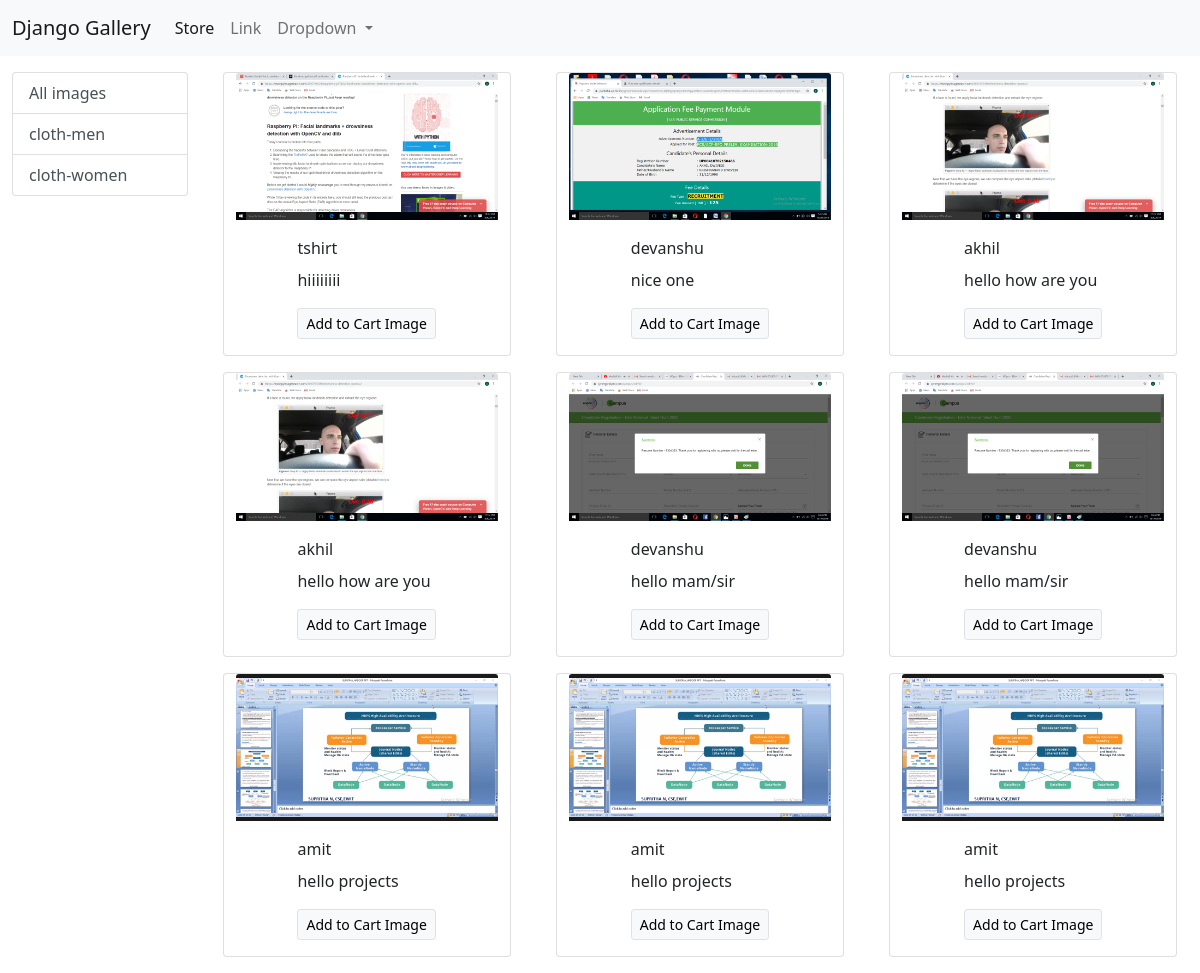
The page /index?category=2 on the database its author committed.
### User/models.py (models this page shows, shortened)
class Category(models.Model):
    name = models.CharField(max_length= 50)
    @staticmethod
    def get_all_categories():
        return Category.objects.all()

class Image(models.Model):
    title = models.CharField(max_length = 200)
    picture = models.ImageField(upload_to = 'uploads')
    description = models.TextField()
    category = models.ForeignKey('Category',on_delete=models.CASCADE)
    @staticmethod
    def get_all_images_by_id(category_id):
        if category_id:
            return Image.objects.filter(category = category_id)
        else:
            return Image.get_all_images()

### User/views.py (the view)
# urls.py: path('index',views.index,name = "index"),
def index(request):
    image = None
    categories = Category.get_all_categories()
    categoryID = request.GET.get('category')
    if categoryID:
        image = Image.get_all_images_by_id(categoryID)
    else:
        image = Image.get_all_images()
    data = {}
    data['image'] = image
    data['categories'] = categories
    return render(request,'index.html',data)

### templates/index.html
{% extends "base.html" %}
{% block content %}
<div class="container-fluid mt-3">
    <div class="row">
        <div class="col-lg-2 mx-auto">
            <div class="list-group">
                <a href="/index?category={{category.id}}"
                    class="list-group-item list-group-item-action ">All images</a>
                {% for category in categories %}
                <a href="/index?category={{category.id}}"
                    class="list-group-item list-group-item-action ">{{category.name}}</a>
                {% endfor %}
            </div>
        </div>
        <div id="All_Images" class="col-lg-10 mx-auto">
            <div class="row">
                {% for obj in image %}
                <div class="card mx-auto mb-3" style="width: 18rem;">
                    <img src="{{obj.picture.url}}" class="card-img-top" alt="Image on card">
                    <div class="card-body mx-auto">
                        <p class="card-title">{{obj.title}}</p>
                        <p class="card-text">{{obj.description}}</p>
                        <a href="#" class="btn btn-light border btn-sm">Add to Cart Image</a>
                    </div>
                </div>
                {% endfor %}
            </div>
        </div>
    </div>
</div>
{% endblock %}

### rows shown on the page
Category: name "cloth-men"
Category: name "cloth-women"
Image: picture (picture), title "tshirt", description "hiiiiiiii"
Image: picture (picture), title "devanshu", description "nice one"
Image: picture (picture), title "akhil", description "hello how are you"
Image: picture (picture), title "akhil", description "hello how are you"
Image: picture (picture), title "devanshu", description "hello mam/sir"
Image: picture (picture), title "devanshu", description "hello mam/sir"
Image: picture (picture), title "amit", description "hello projects"
Image: picture (picture), title "amit", description "hello projects"
Image: picture (picture), title "amit", description "hello projects"
